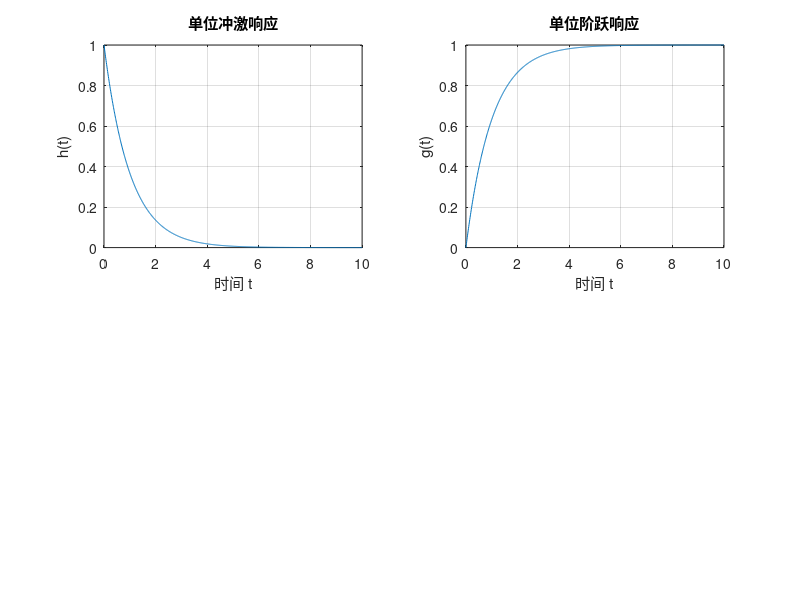

Here is the MATLAB script that generated this plot: (Note: this script raises an error after producing the figure.)
% 定义系统传递函数
num = [0 1]; % 分子多项式系数
den = [1 1]; % 分母多项式系数，对应 s + 1
sys = tf(num, den); % 创建传递函数对象

% 求单位冲激响应
t_impulse = 0:0.01:10; % 定义时间范围
h = impulse(sys, t_impulse); % 计算单位冲激响应
figure;
subplot(221),plot(t_impulse, h), grid on;
title('单位冲激响应');
xlabel('时间 t');
ylabel('h(t)');

% 求单位阶跃响应
t_step = 0:0.01:10; % 定义时间范围
g = step(sys, t_step); % 计算单位阶跃响应
%figure;
subplot(222),plot(t_step, g),grid on;
title('单位阶跃响应');
xlabel('时间 t');
ylabel('g(t)');


% 定义输入信号
t = 0:0.01:10; % 定义时间范围
e = exp(-t).*heaviside(t); % 输入信号 e(t) = exp(-t)*u(t)

% 利用lsim()函数求零状态响应
yzs_lsim =lsim(sys, e, t); 
%figure; 
subplot(223),plot(t, yzs_lsim),grid on;
title('利用lsim()函数求零状态响应');
xlabel('时间 t');
ylabel('yzs(t)');

% 利用conv()函数求零状态响应
% 先求单位冲激响应
h = impulse(sys, t); 
yzs_conv = conv(e, h)*0.01; % 卷积，乘0.01是因为时间间隔
yzs_conv = yzs_conv(1:length(t)); % 截取与t等长的部分
%figure;
subplot(224),plot(t, yzs_conv),grid on;
title('利用conv()函数求零状态响应');
xlabel('时间 t');
ylabel('yzs(t)');